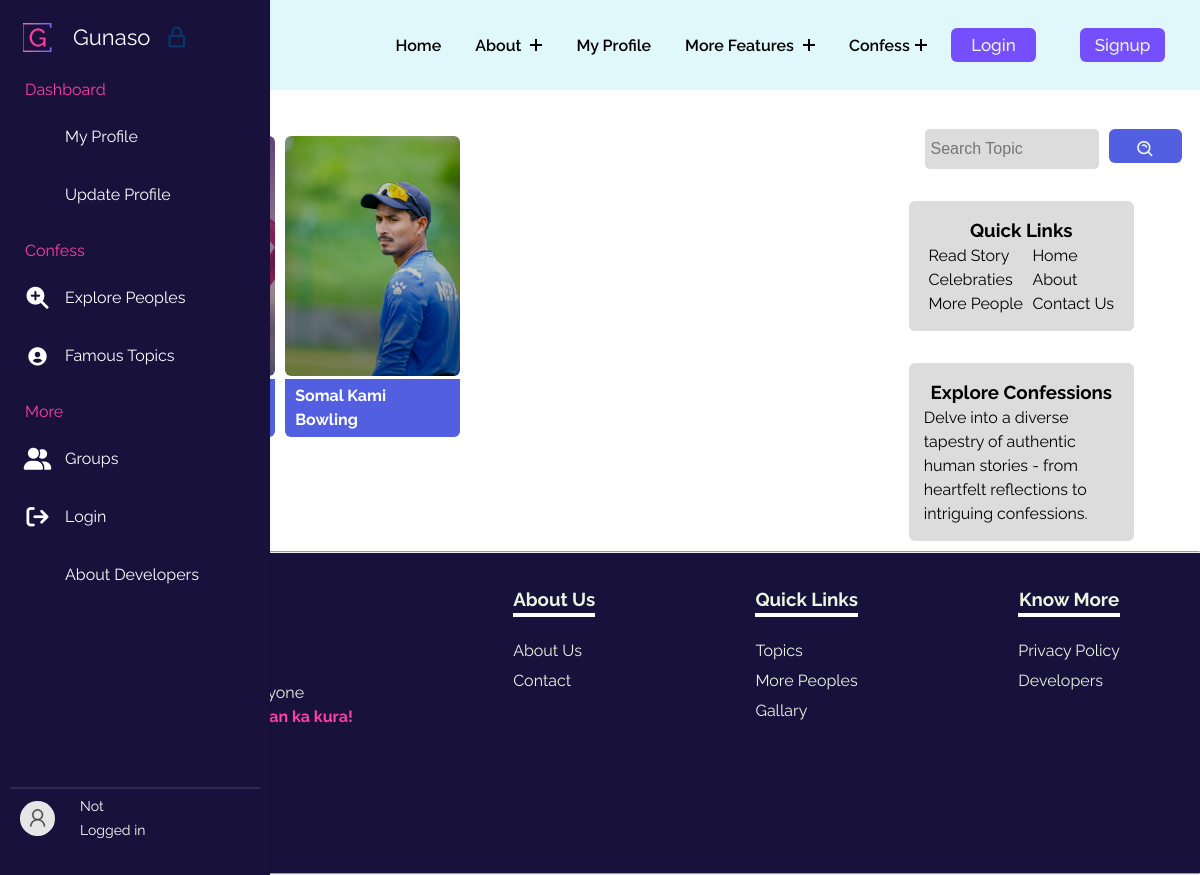
/topics/, run on an earlier commit of the app's database.
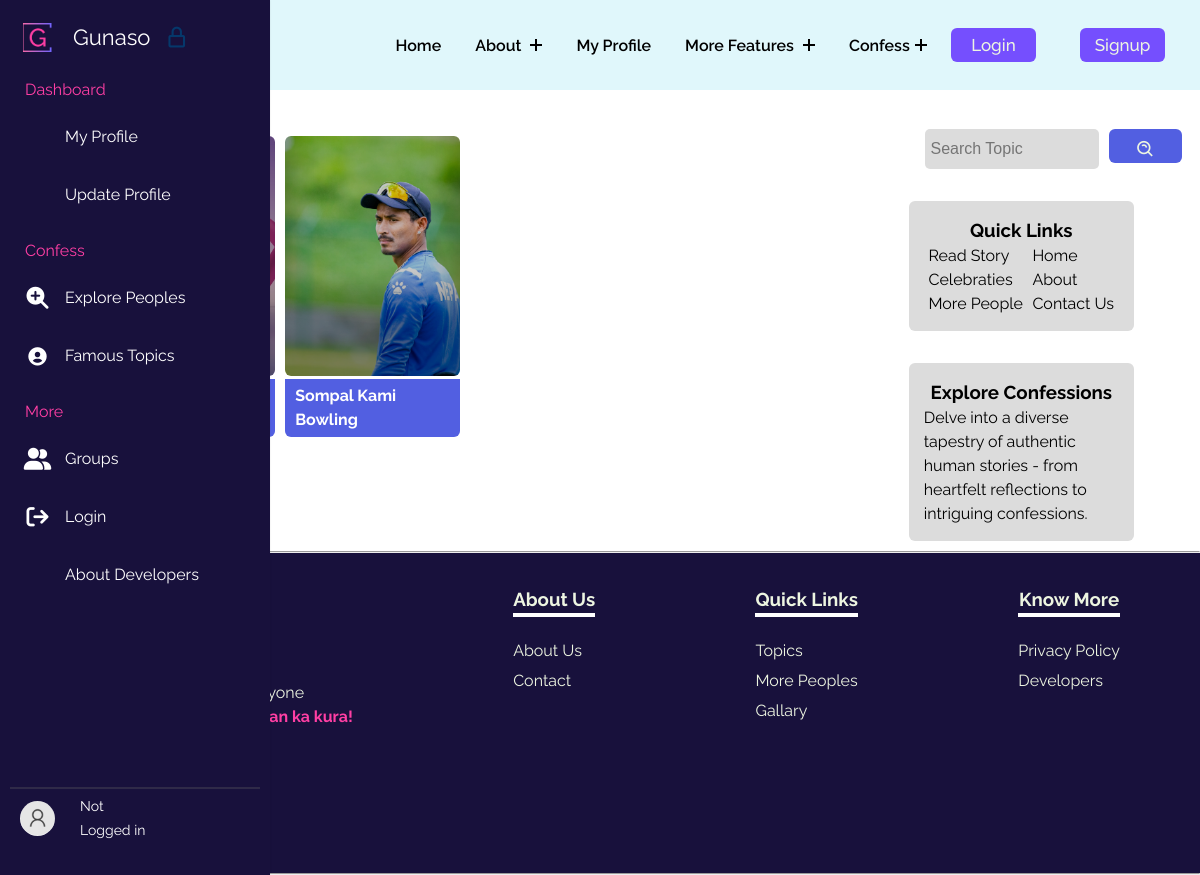
And on a later commit of the database.
### gunasoApp/models.py (models this page shows, shortened)
class Topic(models.Model):
    sno = models.AutoField(primary_key=True)
    name = models.CharField(max_length=30)
    date = models.DateTimeField()
    tagone = models.CharField(max_length=10)
    tagtwo = models.CharField(max_length=10)
    slug = models.CharField(max_length=130, default="slugthis")
    image = models.ImageField(upload_to="gunasoApp/images/topicimages", blank=True, default="upload-image")
    introduction = models.TextField()

### gunasoApp/views.py (the view)
# urls.py: path('topics/',views.topics, name='topics'),
def topics(request):
    alltopics = Topic.objects.all()
    context = {"alltopics":alltopics}
    return render(request, 'topics.html', context) #edit this later

### templates/topics.html (shortened to what this page needs)
{% extends 'base.html' %}
{% load static %}
    {% block base_style%}
    {{ block.super }}
    <link rel="stylesheet" href="{% static 'styles/topics.css' %}">
    {% endblock base_style%}
    {% block content %}
    <div class="famoustopicsmain">
        <div class="containflex">
            <div class="leftside">
                <h2>All <span class="blue">Topics:</span></h2>
                <div class="gridcontain">
                    {% for alltopics in alltopics %}
                    <div data-aos="fade-up">
                        <div class="card" style="background-image: url(../media/{{alltopics.image}});">
                        </div>
                        <div class="linksbtns">
                            <a class="usernameanchor" href="{{alltopics.slug}}">{{ alltopics.name }}</a>
                        </div>
                    </div>
                    {% endfor %}
                </div>
            </div>
            <div class="rightside">
                <div class="searchdiv" data-aos="fade-down">
                    <form method="get" action="{% url 'searchtopic' %}">
                        <input class="searchinp" type="search" placeholder="Search Topic" aria-label="Search"
                            name="query" id="query">
                        <button class="copybtn" type="submit" style="margin: 0;">
                            <i class='bx bx-search-alt'></i>
                        </button>
                    </form>
                </div>
                <div class="catandside" data-aos="fade-down">
                    <div class="categoriesdiv">
                        <h3>Quick Links</h3>
                        <div class="uls">
                            <ul class="lineone">
                                <li><a href="/read-story">Read Story</a></li>
                                <li><a href="#">Celebraties</a></li>
                                <li><a href="/persons">More People</a></li>
                            </ul>
                            <ul class="lineone">
                                <li><a href="/">Home</a></li>
                                <li><a href="/about">About</a></li>
                                <li><a href="/contact">Contact Us</a></li>
                            </ul>
                        </div>
                    </div>
                    <div class="categoriesdiv" data-aos="fade-up">
                        <h3>Explore Confessions</h3>
                        <p>Delve into a diverse tapestry of authentic human stories - from heartfelt reflections to
                            intriguing confessions.</p>
                    </div>
                </div>
            </div>
        </div>
    </div>
    {% endblock %}

What changed in the data, as far as the page shows it:
changed Topic: name "Somal Kami Bowling" → "Sompal Kami Bowling"
